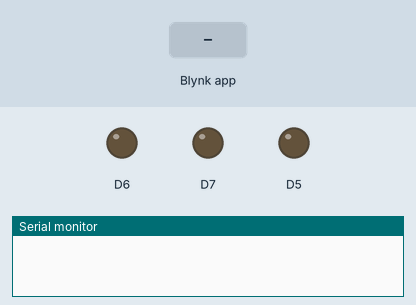
This sketch was run on a simulated ESP8266 (NodeMCU). Parts: output pins drawn as LEDs (lit = HIGH), the last lines printed to the serial monitor. The inputs (shaded band) are chosen by the test bench. WiFi joins after 1.5 s; servers stay silent unless stated.

Above: at 3.0 s.
3.1 s: Blynk app writes 1 to V0
At 4.1 s:
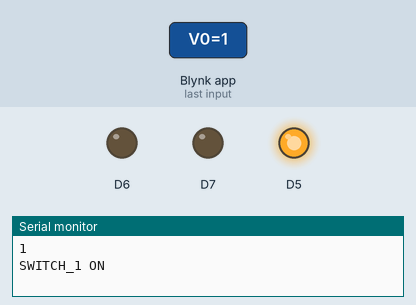
4.6 s: Blynk app writes 1 to V1
At 5.2 s:
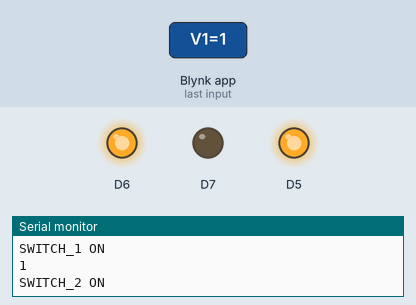
6.1 s: Blynk app writes 0 to V0
At 6.4 s:
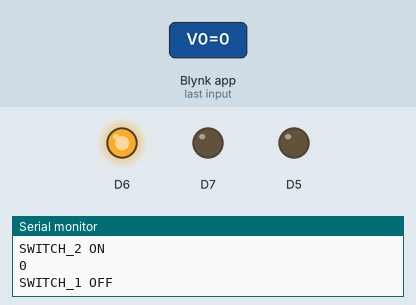
7.6 s: Blynk app writes 1 to V2
At 8.7 s:
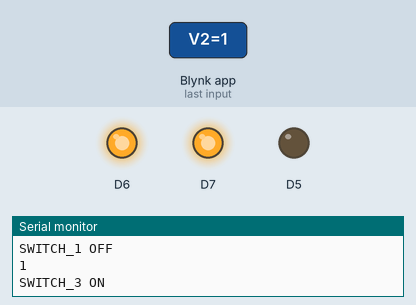
9.1 s: Blynk app writes 0 to V1
At 9.9 s:
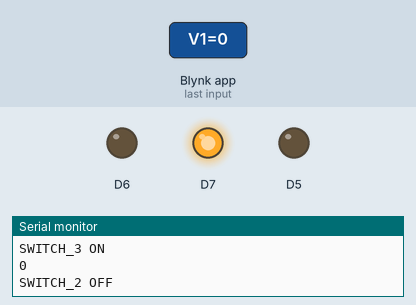
10.6 s: Blynk app writes 0 to V2
At 11.0 s:
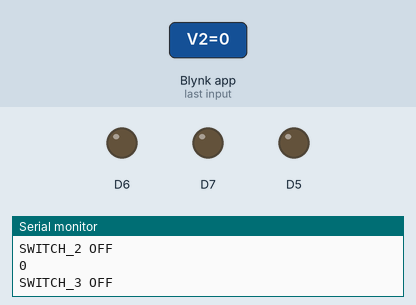
Timing chart, 0 to 13.1 s (numbered marks = the images above; inputs shaded):
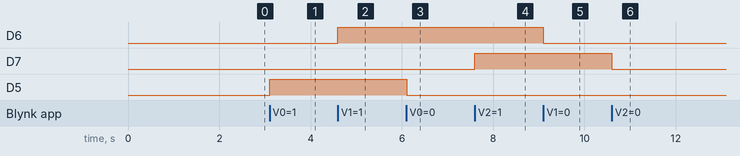

The sketch:

RGB-lamp.ino
```cpp
#define BLYNK_TEMPLATE_ID "TMPL3LuHCthUu"
#define BLYNK_TEMPLATE_NAME "Lamp"
#define BLYNK_AUTH_TOKEN "a_CSZy5Ab3t7XhfExFJKk_939rZVldoP"

// #define BLYNK_PRINT Serial

#include <ESP8266WiFi.h>
#include <BlynkSimpleEsp8266.h>

char auth[] = BLYNK_AUTH_TOKEN;

char ssid[] = "IoT";
char pass[] = "12345678";

BLYNK_WRITE(V0)
{
  int value = param.asInt();
  Serial.println(value);
  if(value == 1)
  {
    digitalWrite(D5, HIGH);
    Serial.println("SWITCH_1 ON");
  }
  if(value == 0)
  {
     digitalWrite(D5, LOW);
     Serial.println("SWITCH_1 OFF");
  }
}

BLYNK_WRITE(V1)
{
  int value = param.asInt();
  Serial.println(value);
  if(value == 1)
  {
    digitalWrite(D6, HIGH);
    Serial.println("SWITCH_2 ON");
  }
  if(value == 0)
  {
     digitalWrite(D6, LOW);
     Serial.println("SWITCH_2 OFF");
  }
}

BLYNK_WRITE(V2)
{
  int value = param.asInt();
  Serial.println(value);
  if(value == 1)
  {
    digitalWrite(D7, HIGH);
    Serial.println("SWITCH_3 ON");
  }
  if(value == 0)
  {
     digitalWrite(D7, LOW);
     Serial.println("SWITCH_3 OFF");
  }
}


void setup()
{
  Serial.begin(115200);
  Blynk.begin(auth, ssid, pass);
  pinMode(D5,OUTPUT);
  pinMode(D6,OUTPUT);
  pinMode(D7,OUTPUT);
}

void loop()
{
  Blynk.run();
}
```

Measured:
- after the input at 3.1 s, D5: LOW → HIGH at once
- after the input at 4.6 s, D6: LOW → HIGH at once
- after the input at 6.1 s, D5: HIGH → LOW at once
- after the input at 7.6 s, D7: LOW → HIGH at once
- after the input at 9.1 s, D6: HIGH → LOW at once
- after the input at 10.6 s, D7: HIGH → LOW at once
